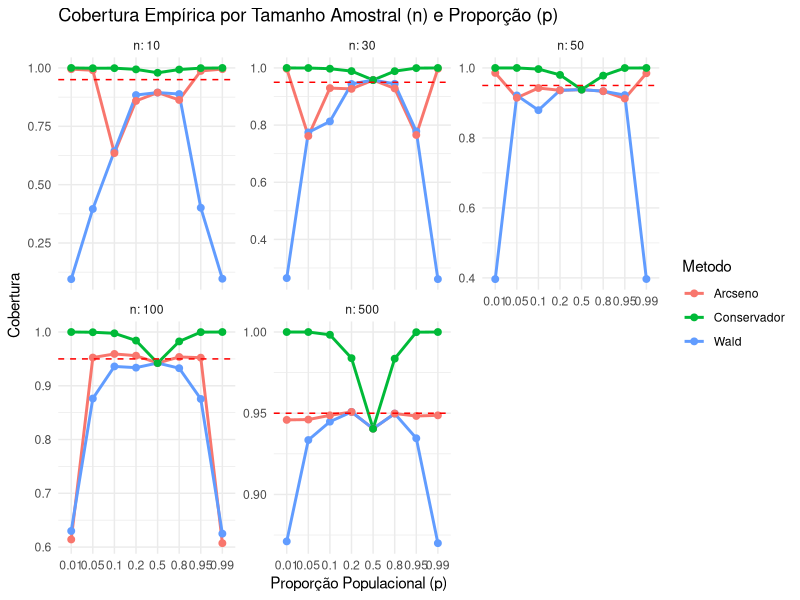
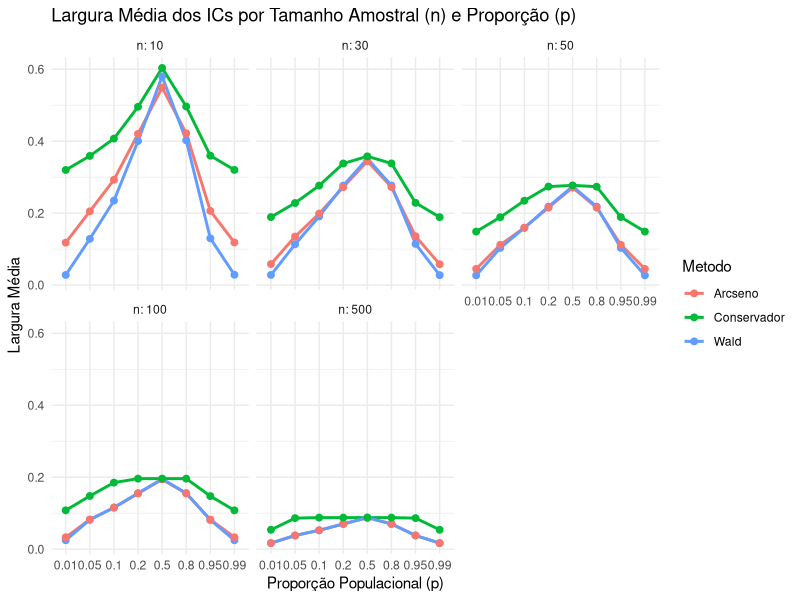

Generate these figures, in order, with R:
## ---- chunk 1
library(ggplot2)
library(tidyr)
library(dplyr)
## ---- chunk 2
valores_p <- c(0.01, 0.05, 0.1, 0.2, 0.5, 0.8, 0.95, 0.99)
tamanhos_n <- c(10, 30, 50, 100, 500)
z <- 1.96
m <- 10000
resultados <- data.frame()
## ---- chunk 3
for (n in tamanhos_n) {
  for (p in valores_p) {
    
  
    X <- rbinom(n = m, size = n, prob = p)
    p_hat <- X / n
    #a
    se_wald <- sqrt(p_hat * (1 - p_hat) / n)
    ic_w_inf <- pmax(0, p_hat - z * se_wald) 
    ic_w_sup <- pmin(1, p_hat + z * se_wald) 
    # b
    
    termo_arc <- asin(sqrt(p_hat))
    margem_arc <- z / (2 * sqrt(n))
    
    
    lim_inf_arc <- pmax(0, pmin(pi/2, termo_arc - margem_arc))
    lim_sup_arc <- pmax(0, pmin(pi/2, termo_arc + margem_arc))
    
    ic_arc_inf <- sin(lim_inf_arc)^2
    ic_arc_sup <- sin(lim_sup_arc)^2
    
    #(c)
    ic_cons_inf <- pmax(0, p_hat - z / (2 * sqrt(n)))
    ic_cons_sup <- pmin(1, p_hat + z / (2 * sqrt(n)))
    
    
    cob_w   <- mean(p >= ic_w_inf & p <= ic_w_sup)
    cob_arc <- mean(p >= ic_arc_inf & p <= ic_arc_sup)
    cob_c   <- mean(p >= ic_cons_inf & p <= ic_cons_sup)
    
  
    larg_w   <- mean(ic_w_sup - ic_w_inf)
    larg_arc <- mean(ic_arc_sup - ic_arc_inf)
    larg_c   <- mean(ic_cons_sup - ic_cons_inf)
    
    
    df_cenario <- data.frame(
      n = n, p = p,
      Metodo = c("Wald", "Arcseno", "Conservador"),
      Cobertura = c(cob_w, cob_arc, cob_c),
      Largura_Media = c(larg_w, larg_arc, larg_c)
    )
    
    resultados <- rbind(resultados, df_cenario)
  }
}

## ---- chunk 4
ggplot(resultados, aes(x = as.factor(p), y = Cobertura, color = Metodo, group = Metodo)) +
  geom_line(size = 1) +
  geom_point(size = 2) +
  geom_hline(yintercept = 0.95, linetype = "dashed", color = "red") +
  facet_wrap(~ n, labeller = label_both, scales = "free_y") +
  labs(title = "Cobertura Empírica por Tamanho Amostral (n) e Proporção (p)",
       x = "Proporção Populacional (p)", y = "Cobertura") +
  theme_minimal()
## ---- chunk 5
ggplot(resultados, aes(x = as.factor(p), y = Largura_Media, color = Metodo, group = Metodo)) +
  geom_line(size = 1) +
  geom_point(size = 2) +
  facet_wrap(~ n, labeller = label_both) +
  labs(title = "Largura Média dos ICs por Tamanho Amostral (n) e Proporção (p)",
       x = "Proporção Populacional (p)", y = "Largura Média") +
  theme_minimal()
